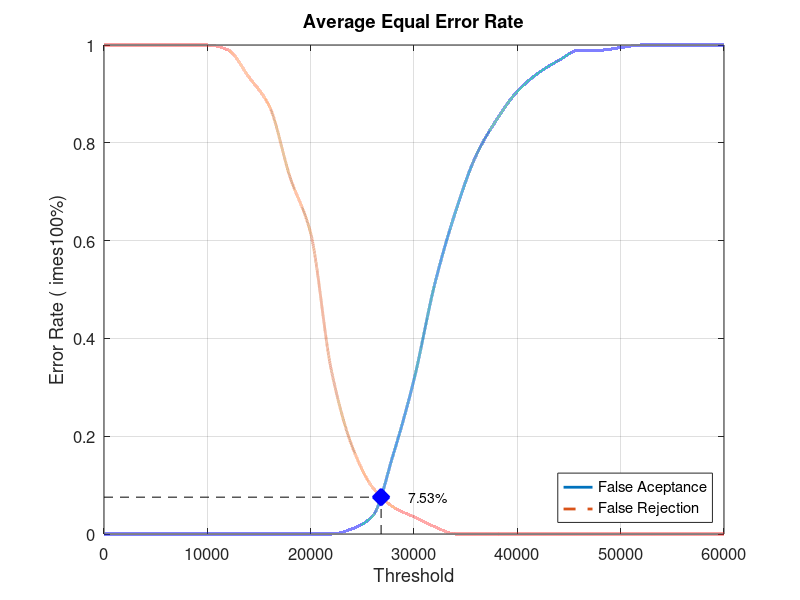
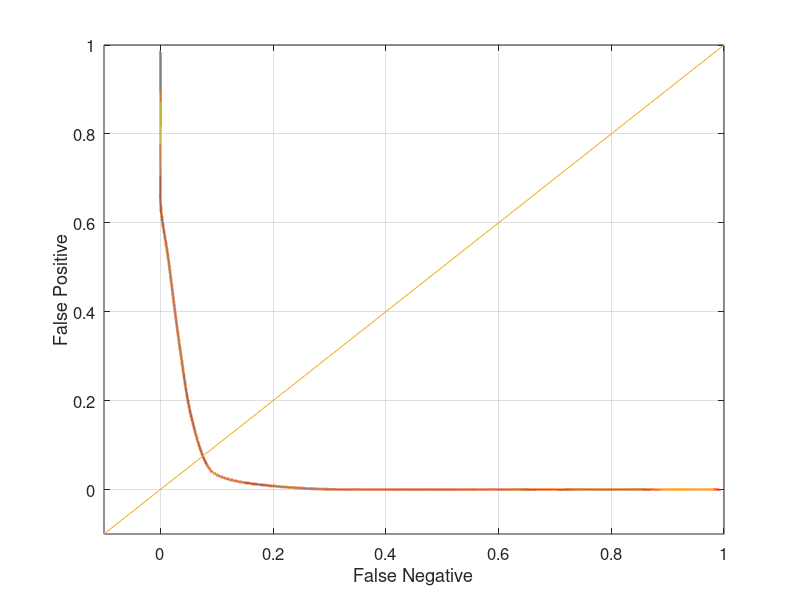

Recreate these plots in MATLAB, in order.
close all;
clear;
clc;
x = 0:2000:60000;
xq = 0:0.5:60000;

y0 = [0 0 0 0 0 0 0 0 0 0 0 0 0.0105263 0.0368421 0.163158 0.315789 0.510526 0.657895 0.773684 0.847368 0.905263 0.942105 0.968421 0.989474 0.989474 0.994737 1 1 1 1 1]
yy0 = interp1(x, y0, xq, 'pchip');
y1 = [1 1 1 1 1 1 0.99 0.935 0.875 0.73 0.615 0.335 0.18 0.095 0.055 0.035 0.015 0 0 0 0 0 0 0 0 0 0 0 0 0 0]
yy1 = interp1(x, y1, xq, 'pchip');

% Calculating EER: 
y2 = abs(y0 - y1);
find(y2 == min(y2))
yy2 = abs(yy0 - yy1);
xEER = find(yy2 == min(yy2));
xEERIndex = xq(xEER) % X-axis EER
yEER = yy0(xEER) % Y-axis EER

main = figure
plot(xq, yy0,'-','LineWidth', 2);	hold on
plot(xq, yy1,'--','LineWidth', 2);	hold on
plot([xEERIndex xEERIndex], [0 yEER], 'k--');	hold on
plot([0 xEERIndex], [yEER yEER], 'k--');	hold on
plot(xEERIndex, yEER, 'bx', 'LineWidth', 10);	hold on
text(xEERIndex + 10 * xEERIndex / 100, yEER, [num2str(round((10000 * yEER)) / 100) '%'])
legend('False Aceptance', 'False Rejection', 'Location', 'SouthEast')
xlabel('Threshold')
ylabel('Error Rate (	imes100%)')
title('Average Equal Error Rate')
set(gca, 'FontSize', 12)
axis([0 60000 0 1])
grid on

print(main, 'Database2_3Main', '-dpng');
FNRxFPR = figure('Color', [1 1 1]);
plot(yy1, yy0, '-', yy1, yy0, 'LineWidth', 2);
hold on
y = -0.1:0.1:1
plot(y, y); 
set(gca, 'FontSize', 12)
xlabel('False Negative')
ylabel('False Positive')
axis([-0.1 1 -0.1 1])
set(gca, 'FontSize', 12)
grid on

print(FNRxFPR, 'Database2_3FNRxFPR','-dpng');
